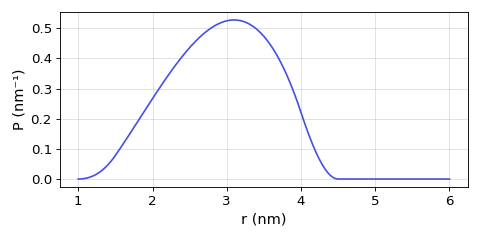

Write Python code to recreate this figure.
import deerlab as dl
import matplotlib.pyplot as plt 
import numpy as np 

model = dl.dd_shellvoidsphere
r = np.linspace(1,6,400)
par0 = model.getmetadata()['par0']
P = model(r,*par0)
plt.figure(figsize=[6,3])
plt.plot(r,P,color='#4550e6')
plt.xlabel('r (nm)',fontsize=13)
plt.ylabel('P (nm⁻¹)',fontsize=13)
plt.grid(alpha=0.4)
plt.tick_params(labelsize=12)
plt.tick_params(labelsize=12)
plt.tight_layout()
plt.show()
